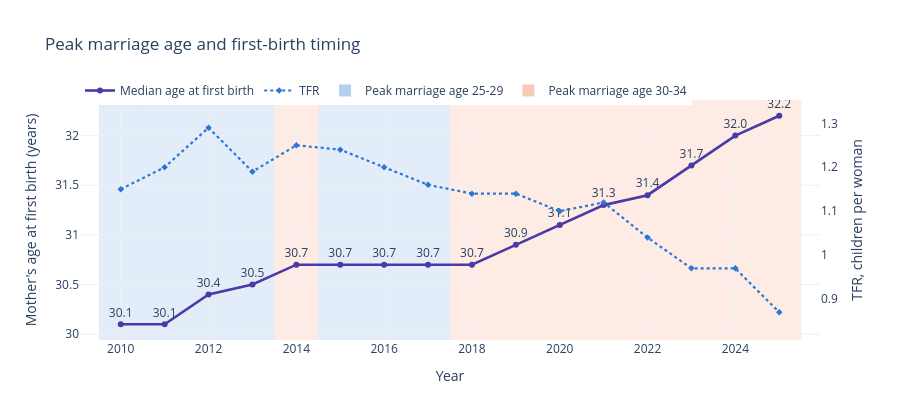

Write notebook code for a chart like this one.
### Markdown cell above
## Figure 2 — Peak marriage age and first-birth timing

### Code cell
PEAK_COL = {"25-29": BLUE, "30-34": ORANGE}
d = df.dropna(subset=["Median_Age_First_Birth"]).set_index("Year")
counts = [
    d.loc[y, "Brides_25_29"] if peak.get(y) == "25-29" else d.loc[y, "Brides_30_34"]
    for y in d.index
]

fig = go.Figure()
for yr, group in peak.items():
    fig.add_vrect(
        x0=yr-0.5, x1=yr+0.5,
        fillcolor=PEAK_COL.get(group, "#ffffff"),
        opacity=0.13, layer="below", line_width=0
    )

fig.add_trace(go.Scatter(
    x=d.index,
    y=d["Median_Age_First_Birth"],
    name="Median age at first birth",
    mode="lines+markers+text",
    text=[f"{v:.1f}" for v in d["Median_Age_First_Birth"]],
    textposition="top center",
    line=dict(color=VIOLET, width=2.6),
    marker=dict(size=6),
    customdata=np.c_[peak.reindex(d.index).values, counts],
    hovertemplate=(
        "%{x}: first birth at %{y:.1f}<br>"
        "peak marriage age %{customdata[0]} "
        "(%{customdata[1]:,.0f} brides)<extra></extra>"
    )
))

# TFR on the right axis
t = df.dropna(subset=["TFR"])
fig.add_trace(go.Scatter(
    x=t["Year"], y=t["TFR"],
    name="TFR",
    yaxis="y2",
    mode="lines+markers",
    line=dict(color=BLUE, width=2.2, dash="dot"),
    marker=dict(size=5, symbol="diamond"),
    hovertemplate="TFR %{y:.2f}<extra></extra>"
))

for group, color in PEAK_COL.items():
    fig.add_trace(go.Scatter(
        x=[None], y=[None],
        mode="markers",
        name=f"Peak marriage age {group}",
        marker=dict(size=12, symbol="square", color=color, opacity=0.35)
    ))

lo, hi = t["TFR"].min(), t["TFR"].max()
pad = max((hi-lo)*0.15, 0.03)

fig.update_layout(
    title="Peak marriage age and first-birth timing",
    template="plotly_white",
    height=420,
    yaxis=dict(title="Mother's age at first birth (years)"),
    yaxis2=dict(
        title="TFR, children per woman",
        overlaying="y", side="right", showgrid=False,
        range=[lo-pad, hi+pad]
    ),
    legend=dict(orientation="h", y=1.10, x=0)
)
fig.update_xaxes(title_text="Year")
fig.show()

### Figure 1 — Plotly figure (JSON) as saved in the notebook; plotly's stock layout.template omitted (floating-point values rounded to 4 significant figures)
{"data": [{"customdata": [["25-29", 10748], ["25-29", 12123], ["25-29", 12213], ["25-29", 11428], ["30-34", 6704], ["25-29", 12763], ["25-29", 12945], ["25-29", 13361], ["30-34", 6464], ["30-34", 6573], ["30-34", 5967], ["30-34", 8263], ["30-34", 8654], ["30-34", 8509], ["30-34", 7921], ["30-34", 7444]], "hovertemplate": "%{x}: first birth at %{y:.1f}<br>peak marriage age %{customdata[0]} (%{customdata[1]:,.0f} brides)<extra></extra>", "line": {"color": "#4a3aa7", "width": 2.6}, "marker": {"size": 6}, "mode": "lines+markers+text", "name": "Median age at first birth", "text": ["30.1", "30.1", "30.4", "30.5", "30.7", "30.7", "30.7", "30.7", "30.7", "30.9", "31.1", "31.3", "31.4", "31.7", "32.0", "32.2"], "textposition": "top center", "type": "scatter", "x": [2010, 2011, 2012, 2013, 2014, 2015, 2016, 2017, 2018, 2019, 2020, 2021, 2022, 2023, 2024, 2025], "y": [30.1, 30.1, 30.4, 30.5, 30.7, 30.7, 30.7, 30.7, 30.7, 30.9, 31.1, 31.3, 31.4, 31.7, 32.0, 32.2]}, {"hovertemplate": "TFR %{y:.2f}<extra></extra>", "line": {"color": "#2a78d6", "dash": "dot", "width": 2.2}, "marker": {"size": 5, "symbol": "diamond"}, "mode": "lines+markers", "name": "TFR", "type": "scatter", "x": [2010, 2011, 2012, 2013, 2014, 2015, 2016, 2017, 2018, 2019, 2020, 2021, 2022, 2023, 2024, 2025], "y": [1.15, 1.2, 1.29, 1.19, 1.25, 1.24, 1.2, 1.16, 1.14, 1.14, 1.1, 1.12, 1.04, 0.97, 0.97, 0.87], "yaxis": "y2"}, {"marker": {"color": "#2a78d6", "opacity": 0.35, "size": 12, "symbol": "square"}, "mode": "markers", "name": "Peak marriage age 25-29", "type": "scatter", "x": [null], "y": [null]}, {"marker": {"color": "#eb6834", "opacity": 0.35, "size": 12, "symbol": "square"}, "mode": "markers", "name": "Peak marriage age 30-34", "type": "scatter", "x": [null], "y": [null]}], "layout": {"height": 420, "legend": {"orientation": "h", "x": 0, "y": 1.1}, "shapes": [{"fillcolor": "#2a78d6", "layer": "below", "line": {"width": 0}, "opacity": 0.13, "type": "rect", "x0": 2010.0, "x1": 2010.0, "xref": "x", "y0": 0, "y1": 1, "yref": "y domain"}, {"fillcolor": "#2a78d6", "layer": "below", "line": {"width": 0}, "opacity": 0.13, "type": "rect", "x0": 2010.0, "x1": 2012.0, "xref": "x", "y0": 0, "y1": 1, "yref": "y domain"}, {"fillcolor": "#2a78d6", "layer": "below", "line": {"width": 0}, "opacity": 0.13, "type": "rect", "x0": 2012.0, "x1": 2012.0, "xref": "x", "y0": 0, "y1": 1, "yref": "y domain"}, {"fillcolor": "#2a78d6", "layer": "below", "line": {"width": 0}, "opacity": 0.13, "type": "rect", "x0": 2012.0, "x1": 2014.0, "xref": "x", "y0": 0, "y1": 1, "yref": "y domain"}, {"fillcolor": "#eb6834", "layer": "below", "line": {"width": 0}, "opacity": 0.13, "type": "rect", "x0": 2014.0, "x1": 2014.0, "xref": "x", "y0": 0, "y1": 1, "yref": "y domain"}, {"fillcolor": "#2a78d6", "layer": "below", "line": {"width": 0}, "opacity": 0.13, "type": "rect", "x0": 2014.0, "x1": 2016.0, "xref": "x", "y0": 0, "y1": 1, "yref": "y domain"}, {"fillcolor": "#2a78d6", "layer": "below", "line": {"width": 0}, "opacity": 0.13, "type": "rect", "x0": 2016.0, "x1": 2016.0, "xref": "x", "y0": 0, "y1": 1, "yref": "y domain"}, {"fillcolor": "#2a78d6", "layer": "below", "line": {"width": 0}, "opacity": 0.13, "type": "rect", "x0": 2016.0, "x1": 2018.0, "xref": "x", "y0": 0, "y1": 1, "yref": "y domain"}, {"fillcolor": "#eb6834", "layer": "below", "line": {"width": 0}, "opacity": 0.13, "type": "rect", "x0": 2018.0, "x1": 2018.0, "xref": "x", "y0": 0, "y1": 1, "yref": "y domain"}, {"fillcolor": "#eb6834", "layer": "below", "line": {"width": 0}, "opacity": 0.13, "type": "rect", "x0": 2018.0, "x1": 2020.0, "xref": "x", "y0": 0, "y1": 1, "yref": "y domain"}, {"fillcolor": "#eb6834", "layer": "below", "line": {"width": 0}, "opacity": 0.13, "type": "rect", "x0": 2020.0, "x1": 2020.0, "xref": "x", "y0": 0, "y1": 1, "yref": "y domain"}, {"fillcolor": "#eb6834", "layer": "below", "line": {"width": 0}, "opacity": 0.13, "type": "rect", "x0": 2020.0, "x1": 2022.0, "xref": "x", "y0": 0, "y1": 1, "yref": "y domain"}, {"fillcolor": "#eb6834", "layer": "below", "line": {"width": 0}, "opacity": 0.13, "type": "rect", "x0": 2022.0, "x1": 2022.0, "xref": "x", "y0": 0, "y1": 1, "yref": "y domain"}, {"fillcolor": "#eb6834", "layer": "below", "line": {"width": 0}, "opacity": 0.13, "type": "rect", "x0": 2022.0, "x1": 2024.0, "xref": "x", "y0": 0, "y1": 1, "yref": "y domain"}, {"fillcolor": "#eb6834", "layer": "below", "line": {"width": 0}, "opacity": 0.13, "type": "rect", "x0": 2024.0, "x1": 2024.0, "xref": "x", "y0": 0, "y1": 1, "yref": "y domain"}, {"fillcolor": "#eb6834", "layer": "below", "line": {"width": 0}, "opacity": 0.13, "type": "rect", "x0": 2024.0, "x1": 2026.0, "xref": "x", "y0": 0, "y1": 1, "yref": "y domain"}], "title": {"text": "Peak marriage age and first-birth timing"}, "xaxis": {"title": {"text": "Year"}}, "yaxis": {"title": {"text": "Mother's age at first birth (years)"}}, "yaxis2": {"overlaying": "y", "range": [0.807, 1.353], "showgrid": false, "side": "right", "title": {"text": "TFR, children per woman"}}}}
